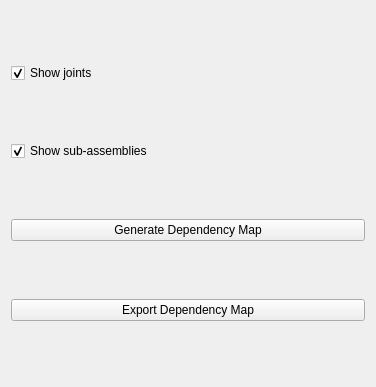
<?xml version="1.0" encoding="UTF-8"?>
<ui version="4.0">
 <class>TaskAssemblyCreateDependencyMap</class>
 <widget class="QWidget" name="TaskAssemblyCreateDependencyMap">
  <property name="geometry">
   <rect>
    <x>0</x>
    <y>0</y>
    <width>376</width>
    <height>387</height>
   </rect>
  </property>
  <property name="windowTitle">
   <string>Create Assembly Dependency Map</string>
  </property>
  <layout class="QGridLayout" name="gridLayout">
   <item row="0" column="0">
    <widget class="Gui::PrefCheckBox" name="CheckBox_ShowJoints">
     <property name="toolTip">
      <string>If checked, joints of assembly object will be shown.</string>
     </property>
     <property name="text">
      <string>Show joints</string>
     </property>
     <property name="checked">
      <bool>true</bool>
     </property>
     <property name="prefEntry" stdset="0">
      <cstring>ShowJoints</cstring>
     </property>
     <property name="prefPath" stdset="0">
      <cstring>Mod/Assembly</cstring>
     </property>
    </widget>
   </item>
   <item row="1" column="0">
    <widget class="Gui::PrefCheckBox" name="CheckBox_ShowSubAssemblies">
     <property name="toolTip">
      <string>If checked, sub-assemblies will be shown.</string>
     </property>
     <property name="text">
      <string>Show sub-assemblies</string>
     </property>
     <property name="checked">
      <bool>true</bool>
     </property>
     <property name="prefEntry" stdset="0">
      <cstring>ShowSubAssemblies</cstring>
     </property>
     <property name="prefPath" stdset="0">
      <cstring>Mod/Assembly</cstring>
     </property>
    </widget>
   </item>
   <item row="2" column="0">
    <widget class="QPushButton" name="btnGenerate">
     <property name="text">
      <string>Generate Dependency Map</string>
     </property>
    </widget>
   </item>
   <item row="3" column="0">
    <widget class="QPushButton" name="btnExport">
     <property name="text">
      <string>Export Dependency Map</string>
     </property>
    </widget>
   </item>
  </layout>
 </widget>
 <customwidgets>
  <customwidget>
   <class>Gui::PrefCheckBox</class>
   <extends>QCheckBox</extends>
   <header>Gui/PrefWidgets.h</header>
  </customwidget>
 </customwidgets>
 <resources/>
 <connections/>
</ui>
